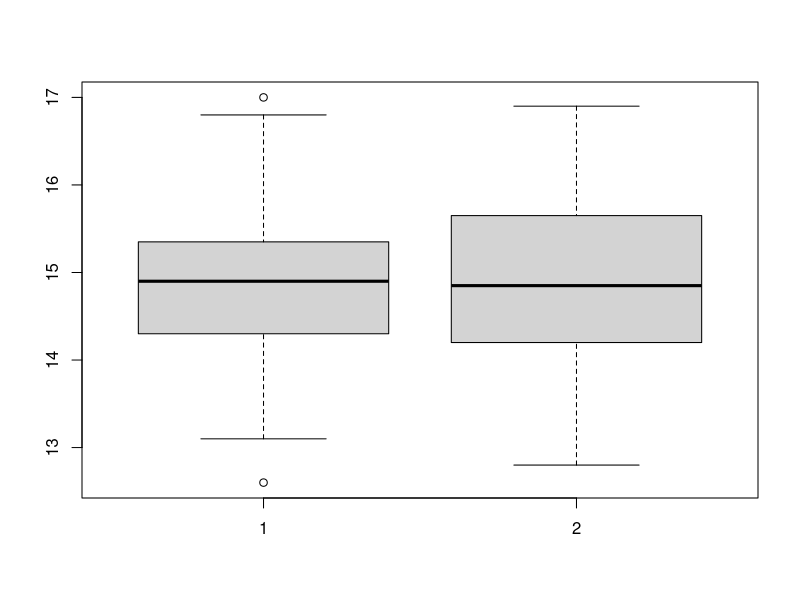

Write R code to recreate this figure.
viscosities <- c(13.3, 14.5, 15.3, 15.3, 14.3, 14.8, 15.2, 14.5, 14.6, 14.1,
				 14.3, 16.1, 13.1, 15.5, 12.6, 14.6, 14.3, 15.4, 15.2, 16.8,
				 14.9, 13.7, 15.2, 14.5, 15.3, 15.6, 15.8, 13.3, 14.1, 15.4,
				 15.2, 15.2, 15.9, 16.5, 14.8, 15.1, 17.0, 14.9, 14.8, 14.0,
				 15.8, 13.7, 15.1, 13.4, 14.1, 14.8, 14.3, 14.3, 16.4, 16.9,
				 14.2, 16.9, 14.9, 15.2, 14.4, 15.2, 14.6, 16.4, 14.2, 15.7,
				 16.0, 14.9, 13.6, 15.3, 14.3, 15.6, 16.1, 13.9, 15.2, 14.4,
				 14.0, 14.4, 13.7, 13.8, 15.6, 14.5, 12.8, 16.1, 16.6, 15.6)
				 
boxplot(viscosities[c(1:40)], viscosities[c(41:80)])
# Овојпат добиваме визуелно потврдување на она што претходно го заклучивме
# за расејувањето од вредностите на варијансите. На графикот се гледа дека
# интеркварталното растојание, како и интервалот на расејување се поголеми
# кај вториот примерок.
